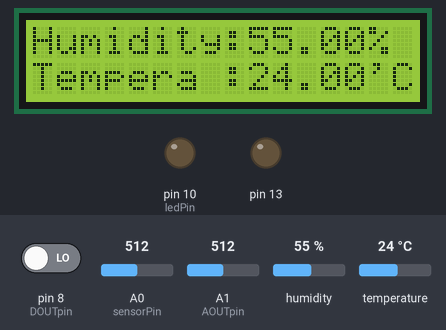
A sketch run on a simulated Arduino Uno, built with avr-gcc and run on an emulated ATmega328P. On the bench: 16×2 character LCD, output pins drawn as LEDs (lit = HIGH). The test bench sets the inputs (shaded band); at power-on: humidity 55 %, A0 (sensorPin) = 512, A1 (AOUTpin) = 512, temperature 24 °C, pin 8 (DOUTpin) LOW. What the sketch prints to the serial monitor is not drawn.

Above: at 4.2 s.
4.3 s: humidity set to 22 %
At 13.0 s:
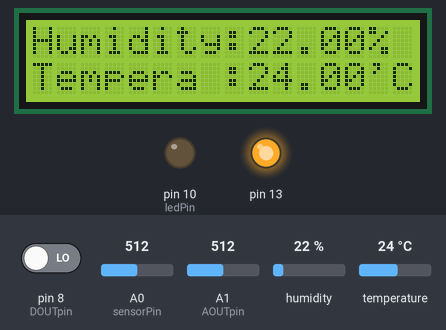
16.6 s: A0 (sensorPin) set to 490
At 24.4 s:
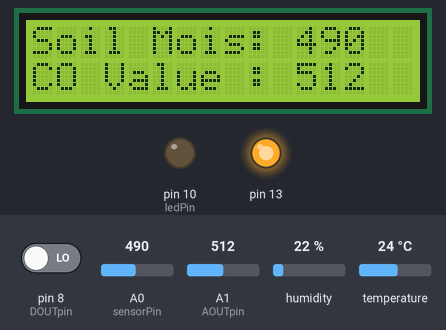
30.6 s: A1 (AOUTpin) set to 490
At 34.5 s:
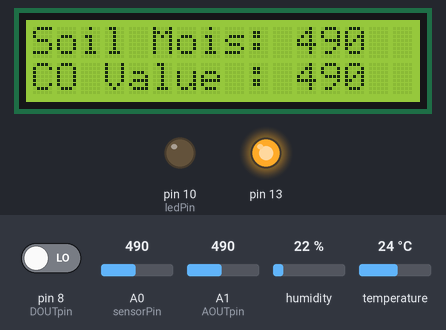
40.6 s: temperature set to 12 °C
At 48.5 s:
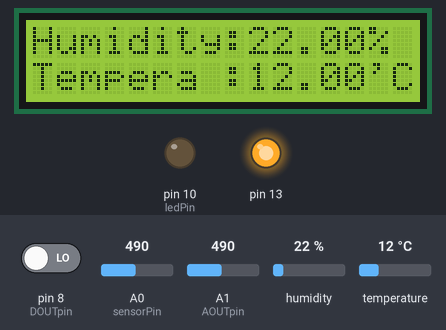
52.7 s: A0 (sensorPin) set to 510
At 61.2 s:
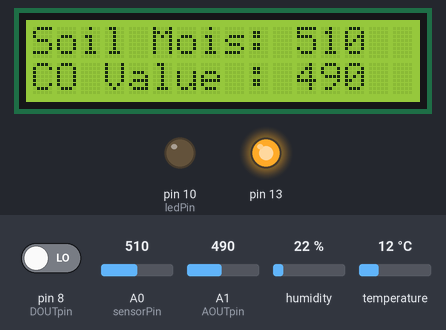
66.7 s: A1 (AOUTpin) set to 510
At 70.1 s:
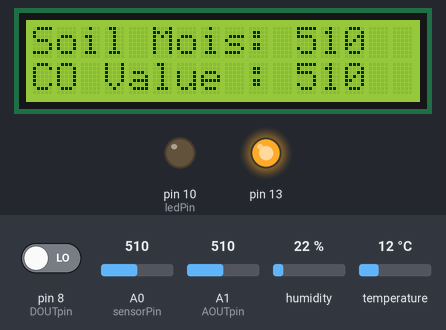
Timing chart, 0 to 71.6 s (numbered marks = the images above; inputs shaded):
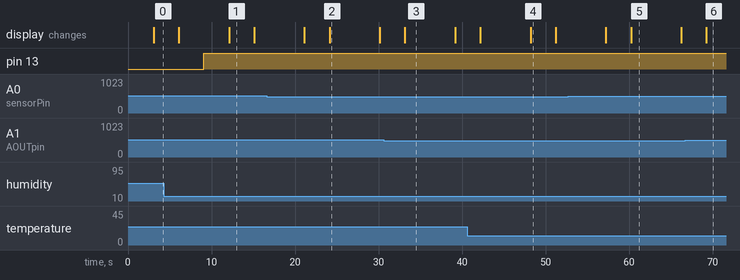

Measured:
- after the input at 4.3 s, the display: first differs from a run without the input after 7.8 s (image 1)
- after the input at 16.6 s, the display: first differs from a run without the input after 7.5 s (image 2)
- after the input at 30.6 s, the display: changes after 2.6 s (image 3)
- after the input at 40.6 s, the display: first differs from a run without the input after 7.6 s (image 4)
- after the input at 52.7 s, the display: first differs from a run without the input after 7.5 s (image 5)
- after the input at 66.7 s, the display: changes after 2.5 s (image 6)
- what the display in image 1 shows lasts 3.0 s, from 12.1 s to 15.1 s

The sketch:

uno.ino
```cpp
#include <ArduinoJson.h>
#include <LiquidCrystal.h>
#include "DHT.h"
#define DHTPIN 7
#define DHTTYPE DHT22
DHT dht(DHTPIN, DHTTYPE);


//Variables Soil Moisture
int sensorPin = A0;
int sensorValue;
int sm;
int limit = 500;

//Variable CO
const int AOUTpin=A1;//the AOUT pin of the CO sensor goes into analog pin A1 of the arduino
const int DOUTpin=8;//the DOUT pin of the CO sensor goes into digital pin D8 of the arduino
const int ledPin=10;//the anode of the LED connects to digital pin D13 of the arduino
int value;
int co;
int limitCO;

//Display
const int rs = 12, en = 11, d4 = 5, d5 = 4, d6 = 3, d7 = 2;
LiquidCrystal lcd(rs, en, d4, d5, d6, d7);


void setup() {
  Serial.begin(9600);
  dht.begin();
  pinMode(13, OUTPUT);
  pinMode(DOUTpin, INPUT);//sets the pin as an input to the arduino
  pinMode(ledPin, OUTPUT);//sets the pin as an output of the arduino

  lcd.begin(16, 2);
  lcd.setCursor(0, 0);
  lcd.print("Smart Agricultural");
  lcd.setCursor(4, 1);
  lcd.print("System");
  delay(3000);

}

StaticJsonDocument<1000> doc;

void loop() {

  float h = dht.readHumidity();
  // Read temperature as Celsius (the default)
  float t = dht.readTemperature();

  // If the DHT-22 is not connected to correct pin
  // or if it does not work, no data will be sent
  if (isnan(h) || isnan(t)) {
    return;
  }

  doc["temp"] = t;
  doc["hum"] = h;
    //Print temp and humidity values to serial monitor
    Serial.print("Humidity: ");
    Serial.println(h);
    Serial.print("Temperature: ");
    Serial.print(t);
    Serial.println(" Celsius");

    lcd.clear();
    lcd.setCursor(0, 0);
    lcd.print("Humidity: ");
    lcd.setCursor(9,0);
    lcd.print(h);
    lcd.setCursor(14,0);
    lcd.print("%");
    lcd.setCursor(0, 1);
    lcd.print("Tempera : ");
    lcd.setCursor(9,1);
    lcd.print(t);
    lcd.setCursor(14,1);
    lcd.print("'C");
    delay(3000); //Delay 3 sec.

    sensorValue = analogRead(sensorPin);
    doc["sm"] = sensorValue;
    Serial.print("Soil Moisture Value : ");
    Serial.println(sensorValue);
    lcd.clear();
    lcd.setCursor(0, 0);
    lcd.print("Soil Mois: ");
    lcd.setCursor(11,0);
    lcd.print(sensorValue);


    value= analogRead(AOUTpin);//reads the analaog value from the CO sensor's AOUT pin
    limitCO= digitalRead(DOUTpin);//reads the digital value from the CO sensor's DOUT pin
    Serial.print("CO value : ");
    doc["co"] = value;
    Serial.print(value);//prints the CO value
    lcd.setCursor(0,1);
    lcd.print("CO Value : ");
    lcd.setCursor(11,1);
    lcd.print(value);
    delay(3000);
    if (value >= 460){
      digitalWrite(13, HIGH);
    }
    else{
      digitalWrite(13, LOW);
    }


  if(Serial.available()>0)
  {
    serializeJson(doc, Serial);
  }
  delay(3000); // 30 detik
}
```
